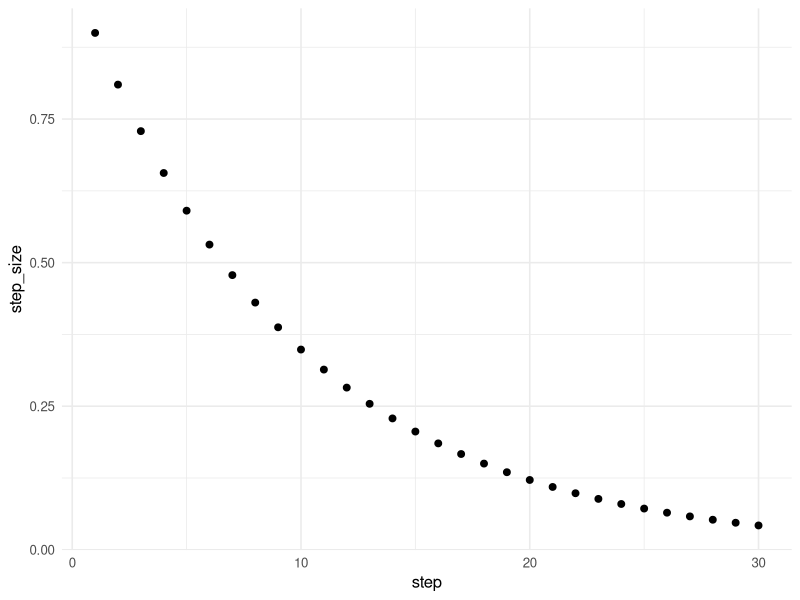
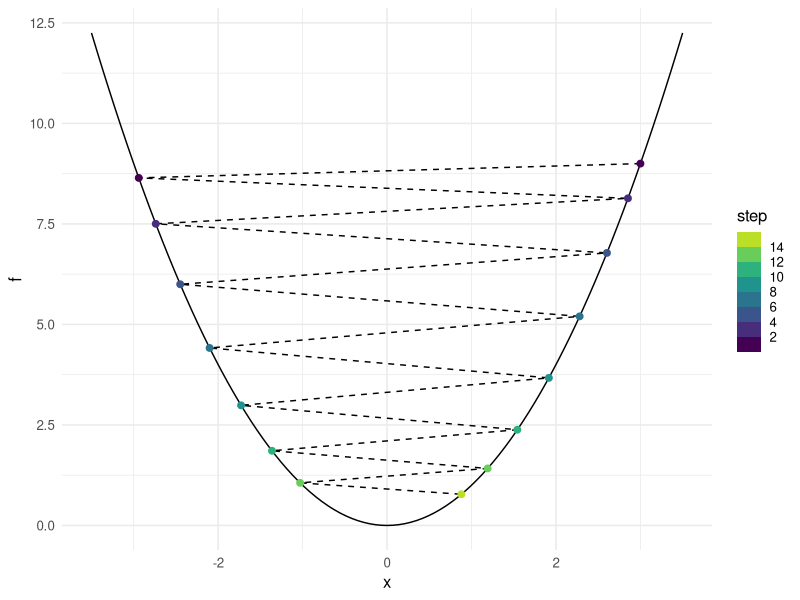
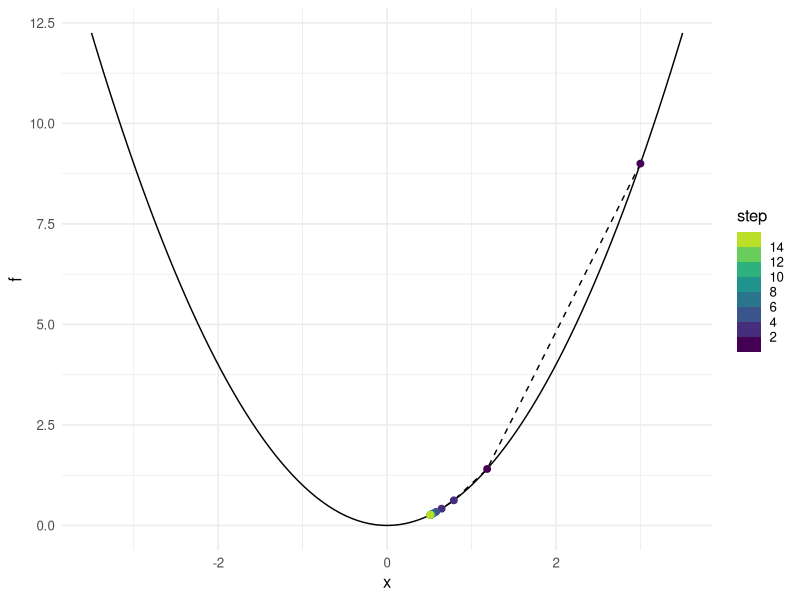
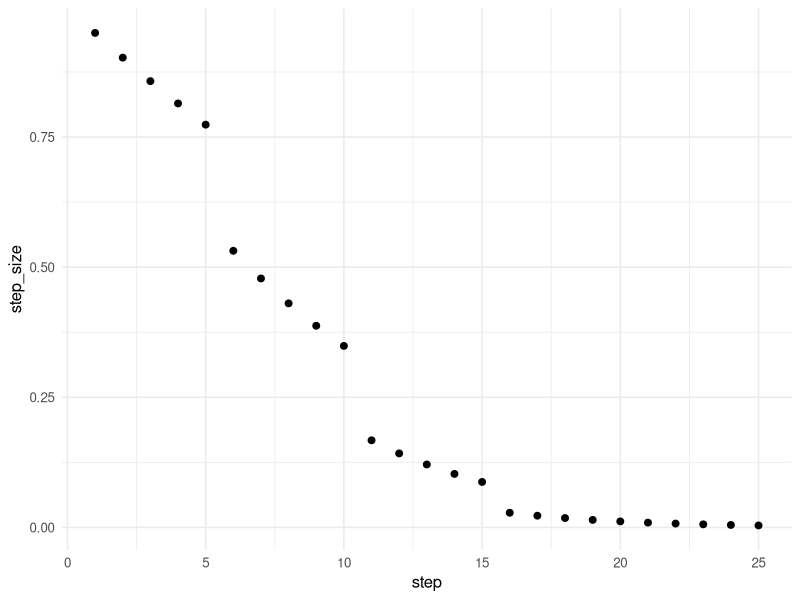
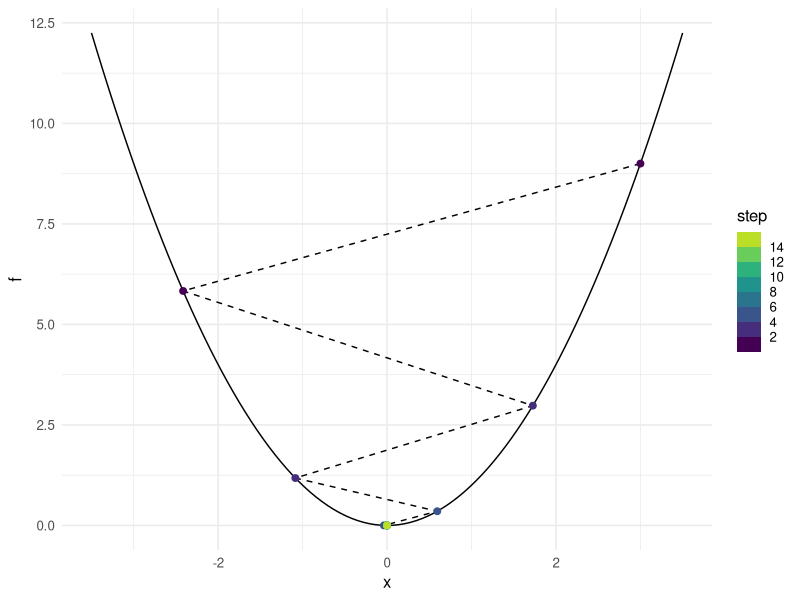
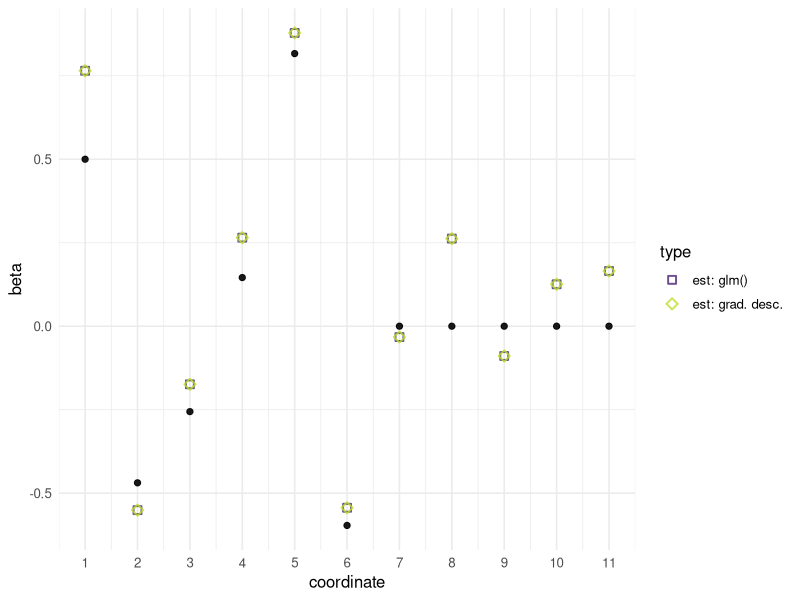
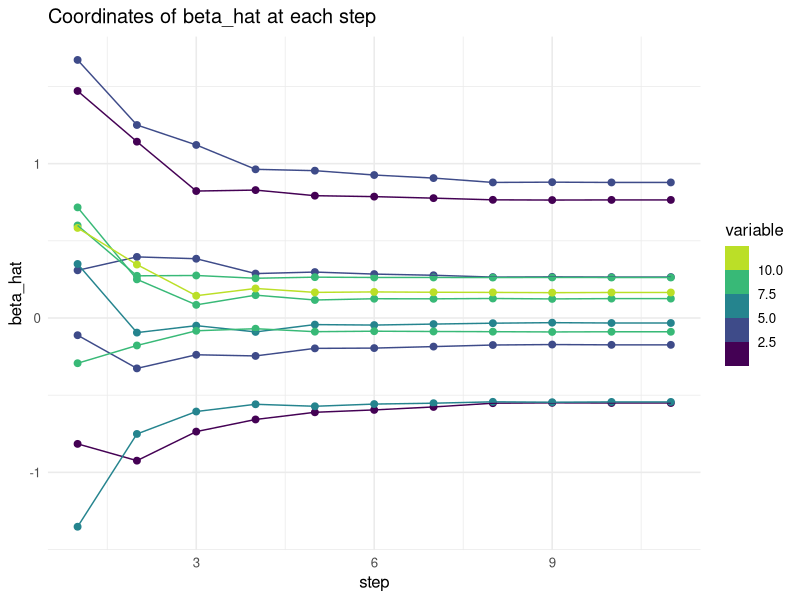
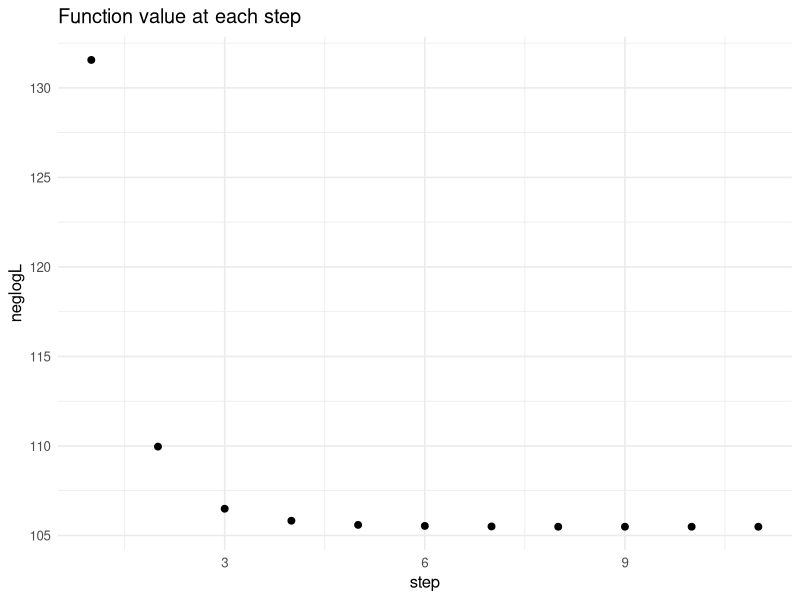

R code for these plots, in order: (Note: this script raises an error after producing the figures.)
## ---- chunk 1
knitr::opts_chunk$set(echo = TRUE)
library(tidyverse)
theme_set(theme_minimal(base_size = 12))
## ---- chunk 2
# Function to minimize
f <- function(x) x^4
# Derivative (because it's univariate)
grad_f <- function(x) 4 * x^3
xn <- 1 # starting point
fn <- f(xn)
step_size <- .1
for (step in 1:5) {
  # Update step
  xn <- xn - step_size * grad_f(xn)
  # Show results
  cat(paste0("At step ", step,
             ", xn = ", round(xn, 5),
             " and f(xn) = ", round(f(xn), 5)), "\n")
}
## ---- chunk 3
gamma <- .9
data.frame(step = 1:30) |> 
  mutate(step_size = gamma^step) |>
  ggplot(aes(x = step, y = step_size)) + geom_point(size = 2)
## ---- chunk 4
f <- function(x) x^2 # Function to optimize
grad_f <- function(x) 2 * x # Gradient of f
max_steps <- 15
x0 <- 3 # starting point
gamma <- .995
# ... (rest of the code not displayed)
## ---- chunk 5
# Tracking the path for plotting
xnext <- x0
algorithm_path <- 
  data.frame(step = 1:max_steps,
             x = numeric(max_steps),
             f = numeric(max_steps))
step <- 1
algorithm_path$x[step] <- xnext
algorithm_path$f[step] <- f(xnext)
# Main loop of gradient descent
while (step < max_steps) {
  xlast <- xnext
  step <- step + 1
  # Updating x, notice the step size
  xnext <- xlast - gamma^step * grad_f(xlast)
  # Tracking x and f(x) for plot
  algorithm_path$x[step] <- xnext
  algorithm_path$f[step] <- f(xnext)
}
## ---- chunk 6
ggplot() +
  xlim(-x0 -.5, x0 +.5) +
  # Show f(x)
  geom_function(fun = f) + 
  # Show alg. path
 geom_path(aes(x, f), linetype = "dashed",
    data = algorithm_path) + 
 geom_point(aes(x, f, color = step),
    data = algorithm_path, size = 2) +
  scale_color_binned(type = "viridis", n.breaks = 8, end = .9)
## ---- chunk 7
gamma <- .55
## ---- chunk 8
algorithm_path <- 
  data.frame(step = 1:max_steps,
             x = numeric(max_steps),
             f = numeric(max_steps))
step <- 1
algorithm_path$x[step] <- x0
algorithm_path$f[step] <- f(x0)
while (step < max_steps) {
  xlast <- algorithm_path$x[step]
  step <- step + 1
  xnext <- xlast - gamma^step * grad_f(xlast)
  algorithm_path$x[step] <- xnext
  algorithm_path$f[step] <- f(xnext)
}
ggplot() +
  xlim(-x0 -.5, x0 +.5) +
  geom_function(fun = f) + 
 geom_path(aes(x, f), linetype = "dashed",
    data = algorithm_path) + 
 geom_point(aes(x, f, color = step),
    data = algorithm_path, size = 2) +
  scale_color_binned(type = "viridis", n.breaks = 8, end = .9)
## ---- chunk 9
grad_f(xnext) # numerically close to zero?
## ---- chunk 10
gamma^step * grad_f(xnext)
## ---- chunk 11
gamma <- c(rep(.95, 5), rep(.9, 5), rep(.85, 5), rep(.8, 10))
data.frame(step = 1:25, gamma = gamma) |> 
  mutate(step_size = gamma^step) |>
  ggplot(aes(x = step, y = step_size)) + geom_point(size = 2)
## ---- chunk 12
# Tracking the path for plotting
algorithm_path <- 
  data.frame(step = 1:max_steps,
             x = numeric(max_steps),
             f = numeric(max_steps))
step <- 1
algorithm_path$x[step] <- x0
algorithm_path$f[step] <- f(x0)
# Main loop of gradient descent
while (step < max_steps) {
  xlast <- algorithm_path$x[step]
  step <- step + 1
  # Updating x, notice the step size
  xnext <- xlast - gamma[step]^step * grad_f(xlast)
  # Tracking x and f(x) for plot
  algorithm_path$x[step] <- xnext
  algorithm_path$f[step] <- f(xnext)
}
# Plot results
ggplot() +
  xlim(-x0-.5, x0+.5) +
  # Show f(x)
  geom_function(fun = f) + 
  # Show alg. path
 geom_path(aes(x, f), linetype = "dashed",
    data = algorithm_path) + 
 geom_point(aes(x, f, color = step),
    data = algorithm_path, size = 2) +
  scale_color_binned(type = "viridis", n.breaks = 8, end = .9)
## ---- chunk 13
# See e.g. lecture slides 
neglogL <- function(X, Y, beta) {
  Xbeta <- X %*% beta
  expXbeta <- exp(-Xbeta)
  exp_ratio <- 1/(1+expXbeta)
  -sum(Y * log(exp_ratio) + (1-Y) * log(1-exp_ratio))
}
## ---- chunk 14
# Note: This value of h is chosen to be
# on the order of magnitude of the cube-root
# of .Machine$double.eps, which helps avoid
# some numerical approximation errors
numeric_grad <- function(X, Y, beta, h = 1e-06) {
  # Approximate each coordinate of the gradient
  numerator <- sapply(1:length(beta), function(j) {
    H <- rep(0, length(beta))
    H[j] <- h # step in each coordinate j
    neglogL(X, Y, beta + H) - neglogL(X, Y, beta - H)
  })
  numerator / (2*h)
}
## ---- chunk 15
# Setting parameters
set.seed(1)
# Try changing some parameters
n <- 200
p <- 10
sparsity <- p/2
nonzero_beta <- runif(sparsity, min = -1, max = 1)
# or, e.g. rep(1, sparsity), runif(sparsity, min = -1, max = 1)
true_beta <- c(.5, nonzero_beta, rep(0, p - sparsity))
## ---- chunk 16
# Generating simulated data
X <- cbind(rep(1, n), matrix(rnorm(n*p), nrow = n))
mu <- X %*% true_beta
px <- exp(mu)/(1+exp(mu))
Y <- rbinom(n, 1, prob = px)
train_ld <- data.frame(y = as.factor(Y), x = X)
fit_glm <- glm(Y ~ X-1, family = "binomial")
# to compare with our results later
## ---- chunk 17
max_steps <- 50 # try ~3 for comparison
beta_prev2 <- rnorm(ncol(X)) # random start
#beta_prev2 <- c(mean(Y), cor(X[,-1], Y)) # "warm" start
grad_prev2 <- numeric_grad(X, Y, beta_prev2)
beta_prev1 <- beta_prev2 + 0.1 * grad_prev2 / sqrt(sum(grad_prev2^2)) #some ascending update
grad_prev1 <- numeric_grad(X, Y, beta_prev1)
previous_loss <- neglogL(X, Y, beta_prev2)
next_loss <- neglogL(X, Y, beta_prev1)
steps <- 1
## ---- chunk 18
# Store coefficient path
beta_mat <- rbind(beta_prev2,
                  beta_prev1,
                  matrix(0, nrow = max_steps - 1, ncol = ncol(X)))
rownames(beta_mat) <- NULL
beta_path <- data.frame(step = 0:max_steps,
                        neglogL = c(previous_loss, next_loss, rep(0, max_steps - 1)),
                        b = beta_mat) |>
  rename_with(~str_remove(.x, 'b.'))
## ---- chunk 19
tol <- 1e-5
while (abs(previous_loss - next_loss) > tol) {
  # Compute BB step size
  grad_diff <- grad_prev1 - grad_prev2
  step_BB <- abs(sum((beta_prev1 - beta_prev2) * grad_diff)) / sum(grad_diff^2)
  beta_prev2 <- beta_prev1 # for the (n+1)-th step, beta_{n} becomes beta_{n-1}
  
  # Update step
  beta_prev1 <- beta_prev1 - step_BB * grad_prev1 # update the newest parameter
  
  # Shift previous steps
  grad_prev2 <- grad_prev1
  grad_prev1 <- numeric_grad(X, Y, beta_prev1)  
  previous_loss <- next_loss
  next_loss <- neglogL(X, Y, beta_prev1)
  
  # Print beta values and loss for the first 5 steps
  if (steps <= 5) {
    cat("Step ", steps, ":\n")
    cat("Beta_prev2: ", beta_prev2, "\n")
    cat("Beta_prev1: ", beta_prev1, "\n")
    cat("Loss: ", next_loss, "\n\n")
  }
  
  # Print loss every 5 steps, track path, control loop
  if (round(steps / 5) == steps / 5) print(previous_loss)
  steps <- steps + 1
  beta_path[steps, 2] <- next_loss
  beta_path[steps, 3:ncol(beta_path)] <- beta_prev1
  if (steps > max_steps) break
}
## ---- chunk 20
steps - 1 # not counting starting point
## ---- chunk 21
beta_plot_df <- data.frame(
  coordinate = 1:11,
  beta = c(true_beta, fit_glm |> coef(), beta_prev1),
  type = c(rep("true beta", p+1), rep("est: glm()", p+1), rep("est: grad. desc.", p+1)))

beta_plot_df |>
  filter(type != "true beta") |>
  ggplot(aes(coordinate, beta, color = type)) +
  geom_point(alpha = .8, size = 2, stroke = 1, aes(shape = type)) +
  scale_shape_manual(values = c(0, 5)) +
  geom_point(size = 1.8, color = "black", alpha = .9, data = beta_plot_df |> filter(type == "true beta")) +
  scale_color_viridis_d(begin = .1, end = .9, direction = 1) +
  scale_x_continuous(breaks = 1:11)
## ---- chunk 22
beta_path <- beta_path[1:steps, ]
beta_long <- beta_path[-1, ] |>
  pivot_longer(cols = num_range("", 1:(p+1)),
               names_to = "variable",
               values_to = "beta_hat") |>
  mutate(variable = as.numeric(variable))
beta_long |>
  ggplot(aes(x = step,
             y = beta_hat,
             group = variable,
             color = variable)) +
  geom_point(size = 2) + 
  geom_line() + 
  scale_color_viridis_b(end = .9) +
  ggtitle("Coordinates of beta_hat at each step")
## ---- chunk 23
beta_path[-1, ] |>
  ggplot(aes(step, neglogL)) +
  geom_point(size = 2) +
  scale_x_continuous(breaks = (1:4) * floor(steps/4)) +
  ggtitle("Function value at each step")
## ---- chunk 24
distances <- sapply(2:steps, function(step) {
 sqrt(sum((beta_path[step, -c(1:2)] - beta_path[step-1, -c(1:2)])^2))
})
data.frame(step = 1:length(distances),
           distance = distances) |>
  ggplot(aes(step, distance)) + 
  scale_x_continuous(breaks = (1:4) * floor(steps/4)) +
  geom_point(size = 2) + ggtitle("Euclidean distance traversed per update")
## ---- chunk 25
set.seed(1) # comment/uncomment/change this
n <- 100
p <- 400
X <- matrix(rnorm(n*p), nrow = n)
beta <- rpois(p, lambda = 1.5)
SGD_starting_beta <- rnorm(p) # generate once
#beta <- sample(c(-1, 0, 0, 1), p, replace = TRUE)
sigma <- 2
y <- X %*% beta + rnorm(n, sd = sigma)
# sparsity level
sum(beta != 0)
## ---- chunk 26
# Loss function
least_squares_loss <- function(x, y, beta) {
  residuals <- y - x %*% beta
  sum(residuals^2)
}
## ---- chunk 27
# Gradient of the loss function
least_squares_gradient <- function(x, y, beta) {
  residuals <- y - x %*% beta
  -2 * t(x) %*% residuals
}
## ---- chunk 28
batch_size <- 10
batch_indices <- sample(1:nrow(X), batch_size)
X_batch <- X[batch_indices, , drop = FALSE]
y_batch <- y[batch_indices]
gradient_batch <- least_squares_gradient(X_batch, y_batch, SGD_starting_beta)
dim(X_batch)
length(y_batch)
dim(gradient_batch)
## ---- chunk 29
epochs <- 40 # decrease for early stopping?
batch_size <- 8 # for batch SGD
gamma <- 0.9
beta_hat <- SGD_starting_beta # generated once above
#beta_hat <- rnorm(p) # random start
num_batches <- ceiling(n/batch_size)
steps <- epochs * num_batches
SGD_path <- data.frame(step = 1:steps,
                       epoch = numeric(steps),
                       gamma = numeric(steps),
                       loss = numeric(steps),
                       MSE = numeric(steps),
                       beta_hat_norm = numeric(steps),
                       gradient_norm = numeric(steps))
start_time <- Sys.time()
step <- 1
for (epoch in 1:epochs) {
  # Pass over sample in a random order each time
  shuffled_indices <- sample(1:n, n, replace = TRUE)
  
  for (batch in 1:num_batches) {
    batch_start <- 1 + batch_size * (batch - 1)
    batch_end <- min(batch_size * batch, nrow(X))
    batch_indices <- shuffled_indices[batch_start:batch_end]
   # Mini-batch
    X_batch <- X[batch_indices, , drop = FALSE]
    y_batch <- y[batch_indices]
    # Update beta_hat
   gradient_batch <- least_squares_gradient(X_batch, y_batch, beta_hat)
   gradient_norm <- sqrt(sum(gradient_batch^2))
   beta_hat <- beta_hat - gamma^epoch * gradient_batch / (1e-8 + gradient_norm)
   LS_loss <- least_squares_loss(X, y, beta_hat)

  # Store algorithm path information
  SGD_path[step, ] <- c(step,
                        epoch,
                        gamma^epoch,
                        LS_loss,
                        mean((beta_hat - beta)^2),
                        sqrt(sum(beta_hat^2)),
                        gradient_norm)
  step <- step + 1
  }
}

print(Sys.time() - start_time)
## ---- chunk 30
SGD_epoch <- SGD_path |>
  select(-step) |>
  group_by(epoch) |>
  summarize(across(where(is.numeric), mean))
SGD_epoch |>
  ggplot(aes(epoch, gamma)) + geom_point() +
  ylab("gamma^epoch")
SGD_epoch |>
  ggplot(aes(epoch, loss)) + geom_point() +
  ylab("Loss") + scale_y_log10()
SGD_epoch |>
  ggplot(aes(epoch, MSE)) + geom_point() +
  ylab("MSE(beta_hat)")
SGD_epoch |>
  ggplot(aes(epoch, beta_hat_norm)) + geom_point() +
  ylab("norm(beta_hat)")
SGD_epoch |>
  ggplot(aes(epoch, gradient_norm)) + geom_point() +
  ylab("norm(gradient)")
## ---- chunk 31
SGD_path |>
  ggplot(aes(step, gamma)) + geom_point() +
  ylab("gamma^epoch")
SGD_path |>
  ggplot(aes(step, loss)) + geom_point() +
  ylab("Loss") + scale_y_log10()
SGD_path |>
  ggplot(aes(step, MSE)) + geom_point() +
  ylab("MSE(beta_hat)")
SGD_path |>
  ggplot(aes(step, beta_hat_norm)) + geom_point() +
  ylab("norm(beta_hat)")
SGD_path |>
  ggplot(aes(step, gradient_norm)) + geom_point() +
  ylab("norm(gradient)")
## ---- chunk 32
data.frame(
  coordinate = c(1:p, 1:p),
  estimate = c(rep("initial", p), rep("final", p)),
  error = c(beta - SGD_starting_beta, beta - beta_hat)
) |>
  ggplot(aes(error^2, fill = estimate)) +
  geom_density(alpha = .7) +
  scale_fill_viridis_d()
## ---- chunk 33
# From algorithm starting point to end point
sqrt(sum((beta_hat - SGD_starting_beta)^2))
# From starting point to true beta
sqrt(sum((beta - SGD_starting_beta)^2))
# From end point to true beta
sqrt(sum((beta - beta_hat)^2))
## ---- chunk 34
set.seed(123) 

n <- 500

feature1_class0 <- rnorm(n, mean = 2, sd = 1)

feature2_class0 <- rnorm(n, mean = 2, sd = 1)

feature1_class1 <- rnorm(n, mean = 4, sd = 1)

feature2_class1 <- rnorm(n, mean = 4, sd = 1)

data_class0 <- data.frame(
  Feature1 = feature1_class0,
  Feature2 = feature2_class0,
  Class = 0
)

data_class1 <- data.frame(
  Feature1 = feature1_class1,
  Feature2 = feature2_class1,
  Class = 1
)


data <- rbind(data_class0, data_class1)

data <- data[sample(nrow(data)), ]
ggplot(data, aes(x = Feature1, y = Feature2, color = factor(Class))) +
  geom_point(alpha = 0.7) +
  labs(title = "Simulated Binary Classification Dataset",
       x = "Feature 1",
       y = "Feature 2",
       color = "Class") +
  theme_minimal()

## ---- chunk 35
train_proportion <- 0.8
train_indices <- sample(1:nrow(data), size = train_proportion * nrow(data))

# Create training and testing sets
train_data <- data[train_indices, ]
test_data <- data[-train_indices, ]
## ---- chunk 36

## ---- chunk 37
batch_size = 32

sigmoid <- function(z) {
  1 / (1 + exp(-z))
}

BCE_loss <- function(y_true, y_pred) {
  #TO DO
}

logistic_gradient <- function(y_true, y_pred, X){
  #TO DO
}

sgd_logistic_regression <- function(train_data, lr = 0.01, epochs = 100) {
  X <- as.matrix(train_data[, c("Feature1", "Feature2")])
  y <- train_data$Class
  
  # Add intercept term
  X <- cbind(Intercept = 1, X)
  
  # Initialize weights
  beta_hat <- rep(0, ncol(X))
  
  n <- nrow(X)
  
  loss_history <- numeric(epochs)
  
  num_batches <- ceiling(n/batch_size)
  
  for (epoch in 1:epochs) {
    shuffled_indices <- sample(1:n, n, replace = TRUE)
    
    for (batch in 1:num_batches) {
    batch_start <- 1 + batch_size * (batch - 1)
    batch_end <- min(batch_size * batch, n)
    batch_indices <- shuffled_indices[batch_start:batch_end]
   # Mini-batch
    X_batch <- X[batch_indices, , drop = FALSE]
    y_batch <- y[batch_indices]
    # Update beta_hat
    z_batch <- X_batch %*% beta_hat
    y_pred <- sigmoid(z_batch)
    
   gradient_batch <- logistic_gradient(y_batch, y_pred, X_batch)
   gradient_norm <- sqrt(sum(gradient_batch^2))
   
   beta_hat <- beta_hat - lr^epoch * gradient_batch / (1e-8 + gradient_norm)
   entropy_loss <- BCE_loss(y_batch, y_pred)
   
  }

    z_all <- X %*% weights
    y_hat_all <- sigmoid(z_all)
    loss <- compute_loss(y, y_hat_all)
    loss_history[epoch] <- loss

    if (epoch %% 10 == 0 || epoch == 1) {
      cat("Epoch:", epoch, "- Loss:", round(loss, 4), "\n")
    }
  }
  
  return(list(weights = weights, loss_history = loss_history))
}

# Train the model
result <- sgd_logistic_regression(train_data, learning_rate = 0.1, epochs = 100)
final_weights <- result$weights
loss_history <- result$loss_history

# Display final weights
cat("Final Weights:\n")
print(final_weights)

## ---- chunk 38

# Extract testing features and labels
X_test <- as.matrix(test_data[, c("Feature1", "Feature2")])
y_test <- test_data$Class

# Add intercept term
X_test <- cbind(Intercept = 1, X_test)

# Compute predictions
z_test <- X_test %*% final_weights
y_hat_test <- sigmoid(z_test)
predictions_test <- ifelse(y_hat_test >= 0.5, 1, 0)

# Calculate accuracy
accuracy_test <- mean(predictions_test == y_test)

ggplot(test_data, aes(x = Feature1, y = Feature2, color = factor(Class))) +
  geom_point(alpha = 0.7) +
  # Add the decision boundary using a separate data frame
  geom_line(data = data.frame(Feature1 = x1_vals, Feature2 = x2_vals), 
            aes(x = Feature1, y = Feature2), 
            color = "black", size = 1) +
  labs(title = "Decision Boundary on Testing Data",
       x = "Feature 1",
       y = "Feature 2",
       color = "Class") +
  theme_minimal()



